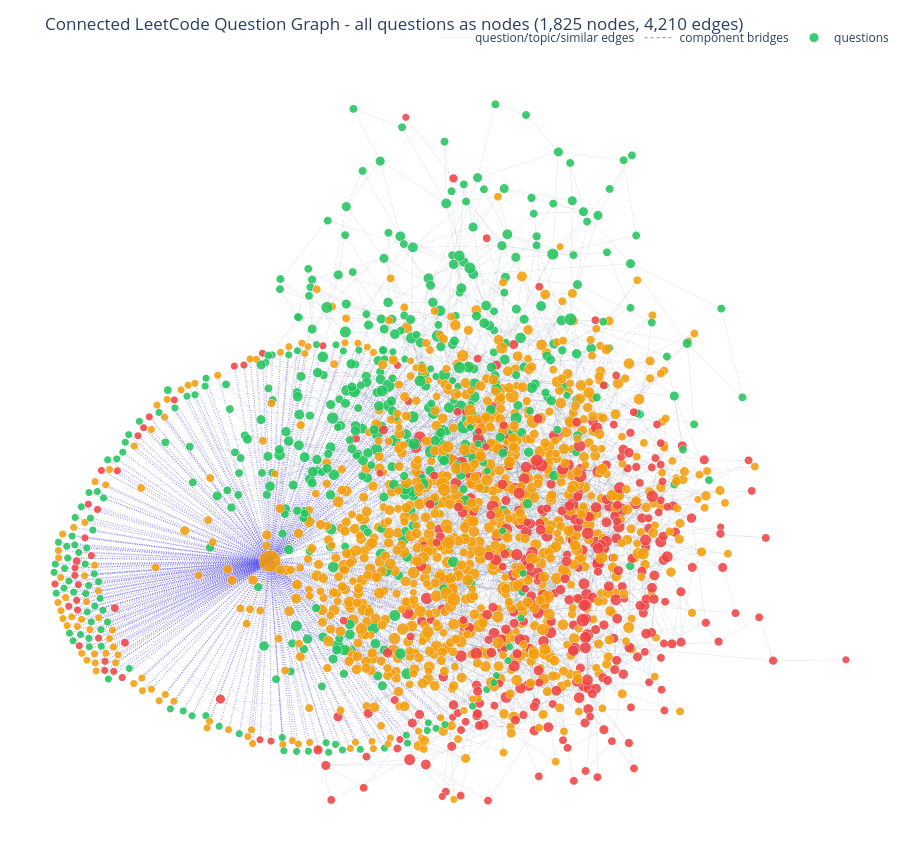

Source (notebook cell):
### Markdown cell above
## 1.2 Full Connected Question Graph

This graph uses **every question in the dataset as a node**. Edges are built from:

1. `similar_questions` links when the referenced problem exists in the dataset.
2. Local shared-topic edges that connect nearby problems within each topic without making the graph too dense.
3. Minimal bridge edges between remaining components so the final graph is connected.

The exported HTML is interactive: zoom, pan, and hover nodes to inspect title, difficulty, topics, acceptance rate, and degree.

### Code cell
import re
import networkx as nx
import plotly.graph_objects as go
from IPython.display import HTML, display
from collections import defaultdict


def slugify_title(title):
    text = str(title).lower().strip()
    text = re.sub(r"[^a-z0-9]+", "-", text)
    return text.strip("-")


def extract_slug_from_url(url):
    if pd.isna(url):
        return None
    match = re.search(r"/problems/([^/]+)/?", str(url))
    return match.group(1) if match else None


def parse_similar_question_slugs(value):
    if pd.isna(value):
        return []
    return re.findall(r"/problems/([^/]+)/", str(value))


def parse_topic_list(value):
    if pd.isna(value):
        return []
    return [part.strip() for part in str(value).split(",") if part.strip()]

# Stable node identifiers are dataset row indices to avoid title collisions.
graph_df = df.reset_index(drop=True).copy()
graph_df["node_id"] = graph_df.index.astype(int)
graph_df["slug"] = graph_df.apply(
    lambda r: extract_slug_from_url(r.get("url", None)) or slugify_title(r["title"]), axis=1
)
graph_df["topic_list"] = graph_df["related_topics"].apply(parse_topic_list)
graph_df["primary_topic"] = graph_df["topic_list"].apply(lambda xs: xs[0] if xs else "Other")

slug_to_node = dict(zip(graph_df["slug"], graph_df["node_id"]))
title_slug_to_node = {slugify_title(t): i for i, t in zip(graph_df["node_id"], graph_df["title"])}

G = nx.Graph()
for _, row in graph_df.iterrows():
    G.add_node(
        int(row["node_id"]),
        title=row["title"],
        difficulty=row["difficulty"],
        topics=", ".join(row["topic_list"]),
        primary_topic=row["primary_topic"],
        acceptance=float(row["acceptance_rate_clean"]) if pd.notna(row["acceptance_rate_clean"]) else np.nan,
        frequency=float(row["frequency"]) if "frequency" in row and pd.notna(row["frequency"]) else 0.0,
        rating=float(row["rating"]) if "rating" in row and pd.notna(row["rating"]) else 0.0,
    )

# 1. Similar-question edges.
similar_edges = 0
for _, row in graph_df.iterrows():
    src = int(row["node_id"])
    for slug in parse_similar_question_slugs(row.get("similar_questions", np.nan)):
        dst = slug_to_node.get(slug, title_slug_to_node.get(slug))
        if dst is not None and dst != src:
            G.add_edge(src, int(dst), edge_type="similar", weight=3.0)
            similar_edges += 1

# 2. Shared-topic local edges. Connect each problem to its nearest neighbors
# inside each topic by acceptance/rating/id, capped to keep visualization readable.
topic_to_nodes = defaultdict(list)
for _, row in graph_df.iterrows():
    for topic in row["topic_list"]:
        topic_to_nodes[topic].append(int(row["node_id"]))

difficulty_rank = {"Easy": 0, "Medium": 1, "Hard": 2}
shared_topic_edges = 0
for topic, nodes in topic_to_nodes.items():
    if len(nodes) < 2:
        continue
    ordered = sorted(
        nodes,
        key=lambda n: (
            difficulty_rank.get(G.nodes[n]["difficulty"], 1),
            G.nodes[n]["acceptance"] if not np.isnan(G.nodes[n]["acceptance"]) else 0.5,
            n,
        ),
    )
    # Consecutive chain preserves topic connectivity.
    for a, b in zip(ordered[:-1], ordered[1:]):
        if not G.has_edge(a, b):
            G.add_edge(a, b, edge_type=f"topic:{topic}", weight=1.0)
            shared_topic_edges += 1
    # Add one skip edge every few nodes for better local structure without over-densifying.
    for i in range(0, len(ordered) - 3, 3):
        a, b = ordered[i], ordered[i + 3]
        if not G.has_edge(a, b):
            G.add_edge(a, b, edge_type=f"topic-skip:{topic}", weight=0.6)
            shared_topic_edges += 1

# 3. Bridge components minimally so every question is reachable in one connected graph.
bridge_edges = 0
components = [list(c) for c in nx.connected_components(G)]
while len(components) > 1:
    components = sorted(components, key=len, reverse=True)
    main = components[0]
    other = components[1]

    def representative(comp):
        return max(comp, key=lambda n: (G.degree[n], G.nodes[n].get("frequency", 0.0)))

    a = representative(main)
    b = representative(other)
    G.add_edge(a, b, edge_type="component-bridge", weight=0.2)
    bridge_edges += 1
    components = [list(c) for c in nx.connected_components(G)]

print(f"Nodes/questions: {G.number_of_nodes():,}")
print(f"Edges total: {G.number_of_edges():,}")
print(f"Similar edges added: {similar_edges:,}")
print(f"Shared-topic edges added: {shared_topic_edges:,}")
print(f"Bridge edges added: {bridge_edges:,}")
print(f"Connected: {nx.is_connected(G)}")

# Force layout. Seeded for reproducibility.
pos = nx.spring_layout(G, seed=RANDOM_STATE, k=0.11, iterations=80, weight="weight")

difficulty_colors = {"Easy": "#22c55e", "Medium": "#f59e0b", "Hard": "#ef4444"}

edge_x, edge_y = [], []
bridge_x, bridge_y = [], []
for u, v, data in G.edges(data=True):
    x0, y0 = pos[u]
    x1, y1 = pos[v]
    if data.get("edge_type") == "component-bridge":
        bridge_x += [x0, x1, None]
        bridge_y += [y0, y1, None]
    else:
        edge_x += [x0, x1, None]
        edge_y += [y0, y1, None]

edge_trace = go.Scattergl(
    x=edge_x, y=edge_y,
    mode="lines",
    line=dict(width=0.45, color="rgba(100,116,139,0.22)"),
    hoverinfo="skip",
    name="question/topic/similar edges",
)
bridge_trace = go.Scattergl(
    x=bridge_x, y=bridge_y,
    mode="lines",
    line=dict(width=1.2, color="rgba(79,70,229,0.55)", dash="dot"),
    hoverinfo="skip",
    name="component bridges",
)

node_x, node_y, node_color, node_size, hover_text = [], [], [], [], []
for n, data in G.nodes(data=True):
    x0, y0 = pos[n]
    node_x.append(x0)
    node_y.append(y0)
    degree = G.degree[n]
    node_color.append(difficulty_colors.get(data["difficulty"], "#64748b"))
    node_size.append(4 + min(18, np.sqrt(degree + 1) * 2.4))
    hover_text.append(
        f"<b>{data['title']}</b><br>"
        f"Difficulty: {data['difficulty']}<br>"
        f"Topics: {data['topics'] or 'None'}<br>"
        f"Acceptance: {data['acceptance']:.3f}<br>"
        f"Degree: {degree}<br>"
        f"Node ID: {n}"
    )

node_trace = go.Scattergl(
    x=node_x, y=node_y,
    mode="markers",
    hovertext=hover_text,
    hoverinfo="text",
    marker=dict(
        size=node_size,
        color=node_color,
        line=dict(width=0.35, color="white"),
        opacity=0.88,
    ),
    name="questions",
)

fig = go.Figure(data=[edge_trace, bridge_trace, node_trace])
fig.update_layout(
    title=(
        "Connected LeetCode Question Graph - all questions as nodes "
        f"({G.number_of_nodes():,} nodes, {G.number_of_edges():,} edges)"
    ),
    showlegend=True,
    hovermode="closest",
    height=850,
    template="plotly_white",
    margin=dict(l=5, r=5, t=60, b=5),
    xaxis=dict(showgrid=False, zeroline=False, showticklabels=False),
    yaxis=dict(showgrid=False, zeroline=False, showticklabels=False),
    legend=dict(orientation="h", yanchor="bottom", y=1.01, xanchor="right", x=1),
)

html_path = PROJECT_DIR / "DARS_All_Questions_Connected_Graph.html"
fig.write_html(html_path, include_plotlyjs="cdn", full_html=True)
print(f"Saved interactive graph: {html_path}")
display(HTML(f'<a href="{html_path.name}" target="_blank">Open interactive all-question graph</a>'))
fig.show()

# Save graph metrics for inspection.
graph_metrics = pd.DataFrame({
    "node_id": list(G.nodes()),
    "title": [G.nodes[n]["title"] for n in G.nodes()],
    "difficulty": [G.nodes[n]["difficulty"] for n in G.nodes()],
    "topics": [G.nodes[n]["topics"] for n in G.nodes()],
    "degree": [G.degree[n] for n in G.nodes()],
    "acceptance": [G.nodes[n]["acceptance"] for n in G.nodes()],
})
graph_metrics.to_csv(PROJECT_DIR / "DARS_All_Questions_Graph_Metrics.csv", index=False)

### Figure 1 — Plotly figure (JSON) as saved in the notebook; plotly's stock layout.template omitted (floating-point values rounded to 4 significant figures; data arrays with more than 128 entries replaced by an {"elided": "..."} marker saying what was removed)
{"data": [{"hoverinfo": "skip", "line": {"color": "rgba(100,116,139,0.22)", "width": 0.45}, "mode": "lines", "name": "question/topic/similar edges", "type": "scattergl", "x": {"elided": "11913 float values"}, "y": {"elided": "11913 float values"}}, {"hoverinfo": "skip", "line": {"color": "rgba(79,70,229,0.55)", "dash": "dot", "width": 1.2}, "mode": "lines", "name": "component bridges", "type": "scattergl", "x": {"elided": "717 float values"}, "y": {"elided": "717 float values"}}, {"hoverinfo": "text", "hovertext": {"elided": "1825 str values"}, "marker": {"color": {"elided": "1825 str values"}, "line": {"color": "white", "width": 0.35}, "opacity": 0.88, "size": {"elided": "1825 float values"}}, "mode": "markers", "name": "questions", "type": "scattergl", "x": {"elided": "1825 float values"}, "y": {"elided": "1825 float values"}}], "layout": {"height": 850, "hovermode": "closest", "legend": {"orientation": "h", "x": 1, "xanchor": "right", "y": 1.01, "yanchor": "bottom"}, "margin": {"b": 5, "l": 5, "r": 5, "t": 60}, "showlegend": true, "title": {"text": "Connected LeetCode Question Graph - all questions as nodes (1,825 nodes, 4,210 edges)"}, "xaxis": {"showgrid": false, "showticklabels": false, "zeroline": false}, "yaxis": {"showgrid": false, "showticklabels": false, "zeroline": false}}}
